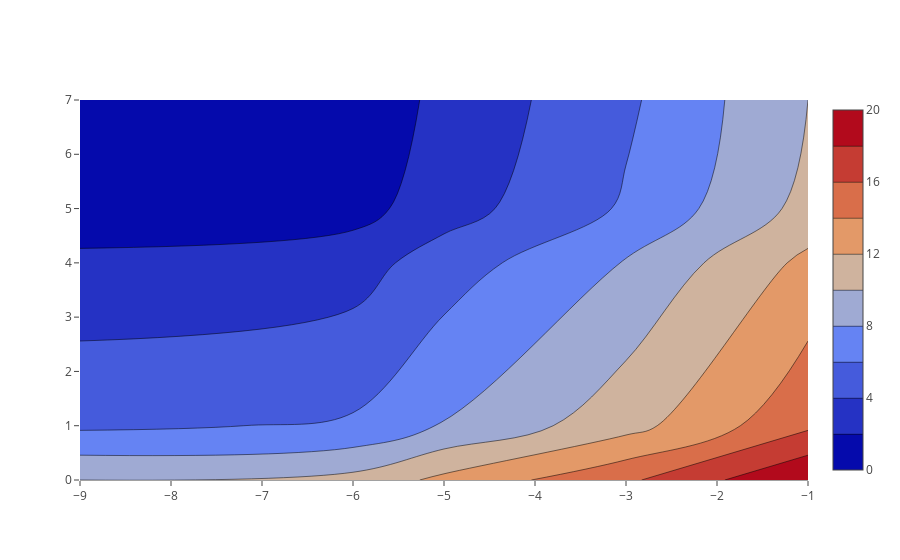

Notebook code for this chart:
### Markdown cell above
# Setting X and Y Coordinates in a Contour Plot

### Code cell
import plotly.graph_objs as go

data = [
    go.Contour(
        z=[[10, 10.625, 12.5, 15.625, 20],
           [5.625, 6.25, 8.125, 11.25, 15.625],
           [2.5, 3.125, 5., 8.125, 12.5],
           [0.625, 1.25, 3.125, 6.25, 10.625],
           [0, 0.625, 2.5, 5.625, 10]],
        x=[-9, -6, -5 , -3, -1],
        y=[0, 1, 4, 5, 7]
    )]

pyo.iplot(data)

### Figure 1 — Plotly figure (JSON) as saved in the notebook; plotly's stock layout.template omitted (floating-point values rounded to 4 significant figures)
{"data": [{"type": "contour", "uid": "40656765-6453-44b4-9f45-4b8210c3cfd0", "x": [-9, -6, -5, -3, -1], "y": [0, 1, 4, 5, 7], "z": [[10, 10.62, 12.5, 15.62, 20], [5.625, 6.25, 8.125, 11.25, 15.62], [2.5, 3.125, 5, 8.125, 12.5], [0.625, 1.25, 3.125, 6.25, 10.62], [0, 0.625, 2.5, 5.625, 10]]}], "layout": {}}
